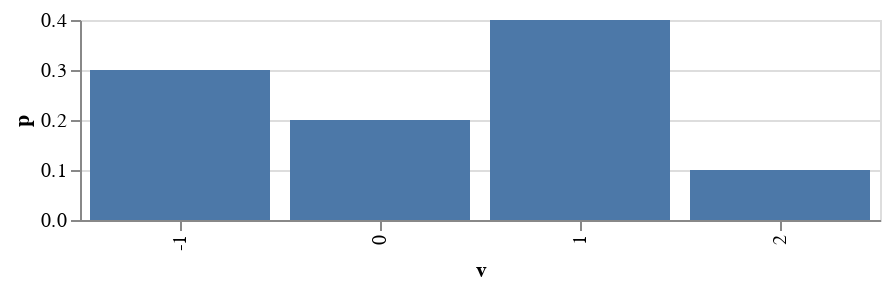

Notebook code for this chart:
### Code cell
vs = [-1,0,1,2] # all the values v can take
ps = [P(V,[v]) for v in vs] # calculate the probability of each, assuming the counting measure
import altair as alt # for plotting
import pandas as pd # to make dataframes

distribution = pd.DataFrame({'v':vs, 'p':ps})
alt.Chart(distribution, height=100, width=400).mark_bar().encode(x='v:O', y='p')

### Figure 1 — Vega-Lite specification as saved in the notebook (floating-point values rounded to 4 significant figures)
{"$schema": "https://vega.github.io/schema/vega-lite/v3.4.0.json", "config": {"mark": {"tooltip": null}, "view": {"height": 300, "width": 400}}, "data": {"name": "data-a7992e4d8081495d7eb4705b16985ea6"}, "datasets": {"data-a7992e4d8081495d7eb4705b16985ea6": [{"p": 0.3, "v": -1}, {"p": 0.2, "v": 0}, {"p": 0.4, "v": 1}, {"p": 0.1, "v": 2}]}, "encoding": {"x": {"field": "v", "type": "ordinal"}, "y": {"field": "p", "type": "quantitative"}}, "height": 100, "mark": "bar", "width": 400}
